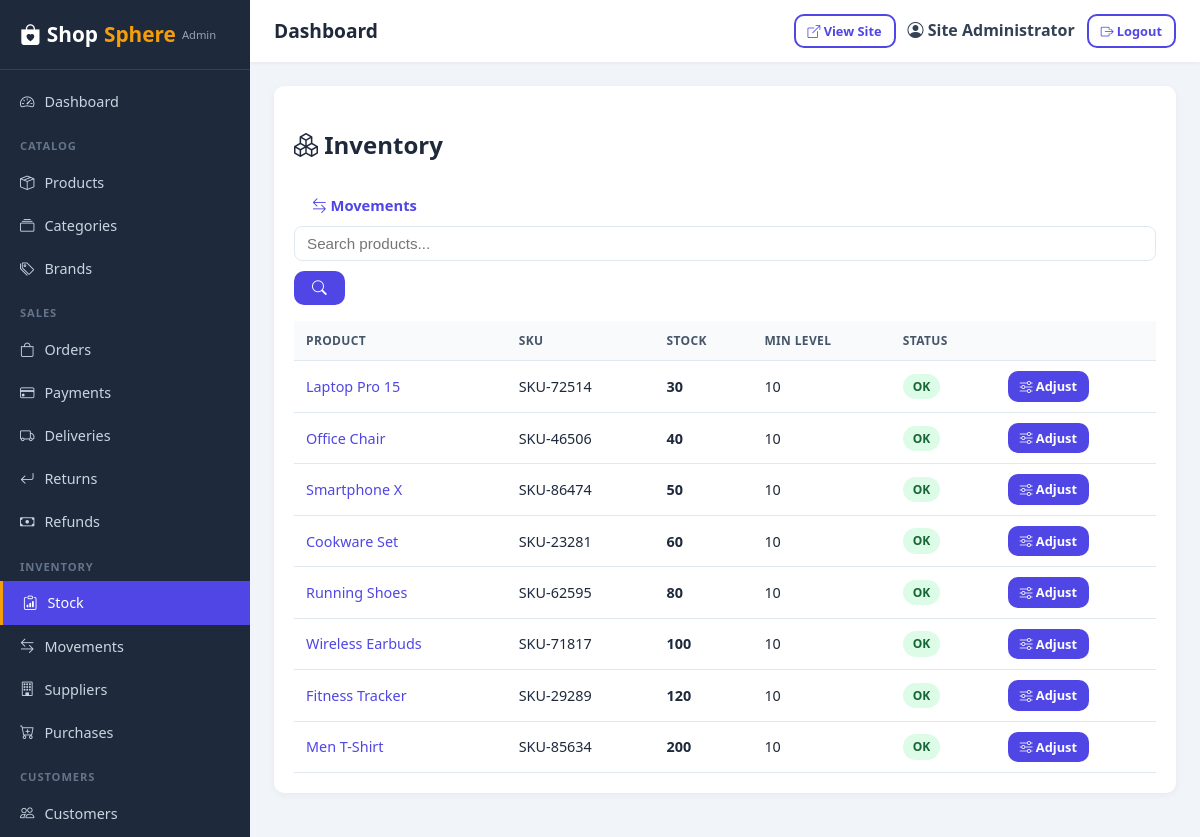
Page /admin/inventory (signed in) on the committed database.
### app/models/user.py (models this page shows, shortened)
class User(UserMixin, db.Model):
    __tablename__ = 'users'
    id = db.Column(db.Integer, primary_key=True)
    full_name = db.Column(db.String(120), nullable=False)
    email = db.Column(db.String(120), unique=True, nullable=False, index=True)
    phone = db.Column(db.String(30), nullable=True, index=True)
    password_hash = db.Column(db.String(255), nullable=False)
    avatar = db.Column(db.String(255), nullable=True)
    is_active = db.Column(db.Boolean, default=True)
    is_verified = db.Column(db.Boolean, default=False)
    is_staff = db.Column(db.Boolean, default=False)
    last_login = db.Column(db.DateTime)
    reset_token = db.Column(db.String(100), nullable=True)
    reset_token_expires = db.Column(db.DateTime)
    created_at = db.Column(db.DateTime, default=datetime.utcnow)
    updated_at = db.Column(db.DateTime, default=datetime.utcnow, onupdate=datetime.utcnow)
    roles = db.relationship('Role', secondary=user_roles, back_populates='users', lazy='selectin')
    addresses = db.relationship('Address', backref='customer', lazy='dynamic', cascade='all, delete-orphan')
    orders = db.relationship('Order', backref='customer', lazy='dynamic', foreign_keys='Order.customer_id')
    reviews = db.relationship('Review', backref='customer', lazy='dynamic', foreign_keys='Review.customer_id')
    return_requests = db.relationship('ReturnRequest', backref='customer', lazy='dynamic', foreign_keys='ReturnRequest.customer_id')
    support_tickets = db.relationship('SupportTicket', backref='customer', lazy='dynamic', foreign_keys='SupportTicket.customer_id')
    notifications = db.relationship('Notification', backref='user', lazy='dynamic', cascade='all, delete-orphan')
    loyalty_transactions = db.relationship('LoyaltyTransaction', backref='user', lazy='dynamic', cascade='all, delete-orphan')
    def has_role(self, role_name):
        return any(r.name == role_name for r in self.roles)
    def has_permission(self, perm_name):
        if self.has_role('Super Admin'):
            return True
        for r in self.roles:
            for p in r.permissions:
                if p.name == perm_name:
                    return True
        return False

### app/models/catalog.py (models this page shows, shortened)
class Product(db.Model):
    __tablename__ = 'products'
    id = db.Column(db.Integer, primary_key=True)
    name = db.Column(db.String(255), nullable=False, index=True)
    slug = db.Column(db.String(280), unique=True, nullable=False, index=True)
    sku = db.Column(db.String(80), unique=True, nullable=False, index=True)
    category_id = db.Column(db.Integer, db.ForeignKey('categories.id', ondelete='SET NULL'))
    subcategory_id = db.Column(db.Integer, db.ForeignKey('categories.id', ondelete='SET NULL'))
    brand_id = db.Column(db.Integer, db.ForeignKey('brands.id', ondelete='SET NULL'))
    main_image = db.Column(db.String(255))
    video_url = db.Column(db.String(255))
    short_description = db.Column(db.Text)
    description = db.Column(db.Text)
    price = db.Column(db.Numeric(12, 2), nullable=False, index=True)
    old_price = db.Column(db.Numeric(12, 2))
    cost_price = db.Column(db.Numeric(12, 2))  # for profit estimates
    stock_quantity = db.Column(db.Integer, default=0, index=True)
    min_stock_level = db.Column(db.Integer, default=5)
    sold_count = db.Column(db.Integer, default=0, index=True)
    colors = db.Column(db.String(255))  # comma separated
    sizes = db.Column(db.String(255))   # comma separated
    warranty_info = db.Column(db.Text)
    return_policy = db.Column(db.Text)
    shipping_info = db.Column(db.Text)
    condition = db.Column(db.String(30), default='new')  # new | used | refurbished
    is_featured = db.Column(db.Boolean, default=False)
    is_bestseller = db.Column(db.Boolean, default=False)
    is_new_arrival = db.Column(db.Boolean, default=False)
    is_flash_sale = db.Column(db.Boolean, default=False)
    is_recommended = db.Column(db.Boolean, default=False)
    status = db.Column(db.String(20), default='active', index=True)  # active | inactive
    views = db.Column(db.Integer, default=0)
    created_at = db.Column(db.DateTime, default=datetime.utcnow)
    updated_at = db.Column(db.DateTime, default=datetime.utcnow, onupdate=datetime.utcnow)
    images = db.relationship('ProductImage', backref='product', lazy='selectin',
                             cascade='all, delete-orphan', order_by='ProductImage.display_order')
    variants = db.relationship('ProductVariant', backref='product', lazy='selectin',
                               cascade='all, delete-orphan')
    specifications = db.relationship('ProductSpecification', backref='product', lazy='selectin',
                                     cascade='all, delete-orphan')
    features = db.relationship('ProductFeature', backref='product', lazy='selectin',
                               cascade='all, delete-orphan')
    reviews = db.relationship('Review', backref='product', lazy='dynamic',
                              foreign_keys='Review.product_id')
    order_items = db.relationship('OrderItem', backref='product', lazy='dynamic')
    @property
    def is_low_stock(self):
        return self.stock_quantity is not None and self.min_stock_level is not None \
            and 0 < self.stock_quantity <= self.min_stock_level
    @property
    def is_out_of_stock(self):
        return (self.stock_quantity or 0) <= 0

### app/routes/admin.py (the view)
@admin_bp.route('/inventory')
@permission_required('manage_inventory')
def inventory():
    page = request.args.get('page', 1, type=int)
    q = (request.args.get('q') or '').strip()
    query = Product.query
    if q:
        query = query.filter(Product.name.ilike(f'%{q}%'))
    items = query.order_by(Product.stock_quantity.asc()).paginate(page=page, per_page=current_app.config['ADMIN_PER_PAGE'], error_out=False)
    return render_template('admin/inventory.html', products=items, q=q)

### app/utils/helpers.py (called while the page is built)
def settings_value(key, default=None):
    from app.models.content import Setting
    cached = getattr(current_app, '_settings_cache', None)
    if cached is None:
        cached = {s.key: s.value for s in Setting.query.all()}
        current_app._settings_cache = cached
    return cached.get(key, default)

### app/templates/admin/inventory.html (shortened to what this page needs)
{% extends "admin/base.html" %}
{% block content %}
<div class="admin-panel">
  <div class="admin-panel-head">
    <h2><i class="bi bi-boxes"></i> Inventory</h2>
    <div class="d-flex gap-2">
      <a href="{{ url_for('admin.inventory_movements') }}" class="btn btn-light"><i class="bi bi-arrow-left-right"></i> Movements</a>
    </div>
  </div>
  <form method="GET" class="admin-toolbar">
    <input type="text" name="q" value="{{ q }}" class="form-control" placeholder="Search products...">
    <button class="btn btn-primary"><i class="bi bi-search"></i></button>
  </form>
  <table class="admin-table">
    <thead><tr><th>Product</th><th>SKU</th><th>Stock</th><th>Min Level</th><th>Status</th><th></th></tr></thead>
    <tbody>
      {% for p in products.items %}
      <tr>
        <td>
          <a href="{{ url_for('admin.product_edit', product_id=p.id) }}">{{ p.name }}</a>
        </td>
        <td>{{ p.sku }}</td>
        <td><strong class="{{ 'text-danger' if p.is_out_of_stock else ('text-warning' if p.is_low_stock else '') }}">{{ p.stock_quantity }}</strong></td>
        <td>{{ p.min_stock_level }}</td>
        <td>
          {% if p.is_out_of_stock %}<span class="badge bg-danger">Out of stock</span>
          {% elif p.is_low_stock %}<span class="badge bg-warning">Low</span>
          {% else %}<span class="badge bg-success">OK</span>{% endif %}
        </td>
        <td class="text-end">
          <a href="{{ url_for('admin.inventory_adjust', product_id=p.id) }}" class="btn btn-sm btn-primary"><i class="bi bi-sliders"></i> Adjust</a>
        </td>
      </tr>
      {% else %}
      <tr><td colspan="6" class="text-center text-muted">No products.</td></tr>
      {% endfor %}
    </tbody>
  </table>
</div>
{% endblock %}

### app/templates/admin/base.html (shortened to what this page needs)
<!DOCTYPE html>
<html lang="en">
<head>
  <link rel="stylesheet" href="{{ url_for('static', filename='css/style.css') }}">
  <link rel="stylesheet" href="{{ url_for('static', filename='css/admin.css') }}">
  <link rel="stylesheet" href="https://cdn.jsdelivr.net/npm/bootstrap-icons@1.11.1/font/bootstrap-icons.css">
</head>
<body class="admin-body">
  <div class="admin-layout">
    <aside class="admin-sidebar">
      <div class="admin-logo">
        <a href="{{ url_for('admin.dashboard') }}"><i class="bi bi-bag-heart-fill"></i> Shop<span>Sphere</span> <small>Admin</small></a>
      </div>
      <nav class="admin-nav">
        <a href="{{ url_for('admin.dashboard') }}" class="{{ 'active' if request.endpoint == 'admin.dashboard' }}"><i class="bi bi-speedometer2"></i> Dashboard</a>
        <div class="nav-group">Catalog</div>
        <a href="{{ url_for('admin.products') }}" class="{{ 'active' if 'product' in request.endpoint }}"><i class="bi bi-box-seam"></i> Products</a>
        <a href="{{ url_for('admin.categories') }}" class="{{ 'active' if request.endpoint == 'admin.categories' }}"><i class="bi bi-collection"></i> Categories</a>
        <a href="{{ url_for('admin.brands') }}" class="{{ 'active' if request.endpoint == 'admin.brands' }}"><i class="bi bi-tags"></i> Brands</a>
        <div class="nav-group">Sales</div>
        <a href="{{ url_for('admin.orders') }}" class="{{ 'active' if request.endpoint == 'admin.orders' }}"><i class="bi bi-bag"></i> Orders</a>
        <a href="{{ url_for('admin.payments') }}" class="{{ 'active' if request.endpoint == 'admin.payments' }}"><i class="bi bi-credit-card"></i> Payments</a>
        <a href="{{ url_for('admin.deliveries') }}" class="{{ 'active' if request.endpoint == 'admin.deliveries' }}"><i class="bi bi-truck"></i> Deliveries</a>
        <a href="{{ url_for('admin.returns') }}" class="{{ 'active' if request.endpoint == 'admin.returns' }}"><i class="bi bi-arrow-return-left"></i> Returns</a>
        <a href="{{ url_for('admin.refunds') }}" class="{{ 'active' if request.endpoint == 'admin.refunds' }}"><i class="bi bi-cash"></i> Refunds</a>
        <div class="nav-group">Inventory</div>
        <a href="{{ url_for('admin.inventory') }}" class="{{ 'active' if request.endpoint == 'admin.inventory' }}"><i class="bi bi-clipboard-data"></i> Stock</a>
        <a href="{{ url_for('admin.inventory_movements') }}" class="{{ 'active' if request.endpoint == 'admin.inventory_movements' }}"><i class="bi bi-arrow-left-right"></i> Movements</a>
        <a href="{{ url_for('admin.suppliers') }}" class="{{ 'active' if request.endpoint == 'admin.suppliers' }}"><i class="bi bi-building"></i> Suppliers</a>
        <a href="{{ url_for('admin.purchases') }}" class="{{ 'active' if request.endpoint == 'admin.purchases' }}"><i class="bi bi-cart-plus"></i> Purchases</a>
        <div class="nav-group">Customers</div>
        <a href="{{ url_for('admin.customers') }}" class="{{ 'active' if request.endpoint == 'admin.customers' }}"><i class="bi bi-people"></i> Customers</a>
      </nav>
    </aside>
    <div class="admin-main">
      <header class="admin-header">
        <div class="admin-header-left">
          <span class="admin-page-title">{% block page_title %}Dashboard{% endblock %}</span>
        </div>
        <div class="admin-header-right">
          <a href="{{ url_for('main.home') }}" target="_blank" class="btn btn-outline btn-sm"><i class="bi bi-box-arrow-up-right"></i> View Site</a>
          <span class="admin-user"><i class="bi bi-person-circle"></i> {{ current_user.full_name }}</span>
          <a href="{{ url_for('auth.logout') }}" class="btn btn-outline btn-sm"><i class="bi bi-box-arrow-right"></i> Logout</a>
        </div>
      </header>
      <div class="admin-content">
        {% block content %}{% endblock %}
      </div>
    </div>
  </div>
</body>
</html>

### app/static/css/style.css (style rules this page uses)
:root { --primary: #4f46e5; --primary-dark: #4338ca; --secondary: #0ea5e9; --accent: #f59e0b; --success: #16a34a; --danger: #dc2626; --warning: #d97706; --dark: #1e293b; --light: #f8fafc; --muted: #64748b; --border: #e2e8f0; --radius: 10px; --shadow: 0 2px 12px rgba(0, 0, 0, .08); }
* { box-sizing: border-box; }
body { font-family: 'Segoe UI', system-ui, -apple-system, sans-serif; color: var(--dark); background: #f4f6fb; margin: 0; line-height: 1.6; }
a { color: var(--primary); text-decoration: none; }
.btn { display: inline-block; padding: 9px 18px; border-radius: var(--radius); border: none; font-weight: 600; cursor: pointer; font-size: .92rem; transition: all .15s; text-align: center; }
.btn-primary { background: var(--primary); color: #fff; }
.btn-outline { background: transparent; border: 2px solid var(--primary); color: var(--primary); }
.btn-sm { padding: 5px 12px; font-size: .8rem; }
.badge { display: inline-block; padding: 3px 10px; border-radius: 20px; font-size: .75rem; font-weight: 600; }
.bg-success { background: #dcfce7; color: #166534; }
.form-control { width: 100%; padding: 10px 12px; border: 1px solid var(--border); border-radius: var(--radius); font-size: .95rem; outline: none; }
.d-flex { display: flex; }
.gap-2 { gap: 8px; }

### app/static/css/admin.css (style rules this page uses)
.admin-body { background: #f1f5f9; margin: 0; }
.admin-layout { display: flex; min-height: 100vh; }
.admin-sidebar { width: 250px; background: #1e293b; color: #cbd5e1; position: fixed; top: 0; left: 0; bottom: 0; overflow-y: auto; transition: transform .2s; z-index: 1000; }
.admin-logo { padding: 18px 20px; border-bottom: 1px solid #334155; }
.admin-logo a { color: #fff; font-size: 1.3rem; font-weight: 800; display: flex; align-items: center; gap: 6px; }
.admin-logo a span { color: #f59e0b; }
.admin-logo small { font-size: .7rem; color: #94a3b8; font-weight: 500; }
.admin-nav { padding: 10px 0; }
.admin-nav a { display: flex; align-items: center; gap: 10px; padding: 10px 20px; color: #cbd5e1; font-size: .9rem; font-weight: 500; }
.admin-nav a.active { background: #4f46e5; color: #fff; border-left: 3px solid #f59e0b; }
.admin-nav .nav-group { padding: 14px 20px 6px; font-size: .7rem; text-transform: uppercase; letter-spacing: .08em; color: #64748b; font-weight: 700; }
.admin-main { flex: 1; margin-left: 250px; display: flex; flex-direction: column; }
.admin-header { background: #fff; padding: 14px 24px; display: flex; justify-content: space-between; align-items: center; box-shadow: 0 1px 4px rgba(0, 0, 0, .06); position: sticky; top: 0; z-index: 100; }
.admin-header-left { display: flex; align-items: center; gap: 14px; }
.admin-page-title { font-size: 1.2rem; font-weight: 700; color: #1e293b; }
.admin-header-right { display: flex; align-items: center; gap: 12px; }
.admin-user { font-weight: 600; color: #334155; }
.admin-content { padding: 24px; }
.admin-panel { background: #fff; border-radius: 10px; box-shadow: 0 2px 8px rgba(0, 0, 0, .05); padding: 20px; margin-bottom: 20px; }
.admin-toolbar { display: flex; gap: 10px; flex-wrap: wrap; align-items: center; margin-bottom: 16px; }
.admin-toolbar input, .admin-toolbar select { padding: 8px 12px; border: 1px solid #e2e8f0; border-radius: 8px; }
.admin-table { width: 100%; border-collapse: collapse; }
.admin-table th, .admin-table td { padding: 10px 12px; text-align: left; border-bottom: 1px solid #e2e8f0; font-size: .9rem; }
.admin-table th { background: #f8fafc; font-weight: 600; color: #475569; text-transform: uppercase; font-size: .75rem; letter-spacing: .03em; }

### rows in the picture
User: full_name "Site Administrator"
Product: name "Laptop Pro 15", sku "SKU-72514", stock_quantity "30", min_stock_level "10", shows "OK"
Product: name "Office Chair", sku "SKU-46506", stock_quantity "40", min_stock_level "10", shows "OK"
Product: name "Smartphone X", sku "SKU-86474", stock_quantity "50", min_stock_level "10", shows "OK"
Product: name "Cookware Set", sku "SKU-23281", stock_quantity "60", min_stock_level "10", shows "OK"
Product: name "Running Shoes", sku "SKU-62595", stock_quantity "80", min_stock_level "10", shows "OK"
Product: name "Wireless Earbuds", sku "SKU-71817", stock_quantity "100", min_stock_level "10", shows "OK"
Product: name "Fitness Tracker", sku "SKU-29289", stock_quantity "120", min_stock_level "10", shows "OK"
Product: name "Men T-Shirt", sku "SKU-85634", stock_quantity "200", min_stock_level "10", shows "OK"
